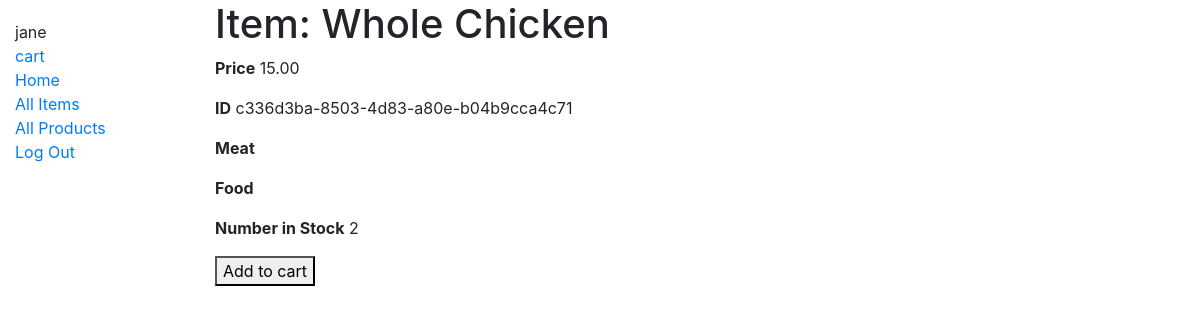
Page /custport/iteminstance/c336d3ba-8503-4d83-a80e-b04b9cca4c71 (signed in) on the committed database.
### custport/models.py (models this page shows, shortened)
class CustomUser(AbstractUser):
    pass
    username = models.CharField(max_length=200, unique=True)
    first_name = models.CharField(max_length=200)
    last_name = models.CharField(max_length=200)
    address_text = models.CharField(max_length=200)
    bill_address = models.CharField(max_length=200)
    email = models.EmailField(max_length=200)
    CC_info = models.CharField(max_length=200, blank=True)
    save_CC = models.BooleanField(default=False)
    USERNAME_FIELD = 'username'
    EMAIL_FIELD = 'email'
    REQUIRED_FIELDS = ['first_name', 'last_name', 'address_text', 'bill_address', 'save_CC']

class ItemInstance(models.Model):
    id = models.UUIDField(primary_key=True, default=uuid.uuid4, help_text='Unique ID for this Item')
    item = models.ForeignKey('Item', on_delete=models.SET_NULL, null=True)
    order = models.ForeignKey('Order', on_delete=models.SET_NULL, null=True, blank=True)
    cart = models.ForeignKey('Cart', on_delete=models.SET_NULL, null=True, blank=True)
    expirydate = models.DateField(null=True, blank=True)
    AVAILABILITY = (
    ('a','Available'),
    ('c', 'Cart'),
    ('o','Order'),
    )
    status = models.CharField(
        max_length=1,
        choices=AVAILABILITY,
        blank=True,
        default='a',
        help_text='Item availability',
    )

class Item(models.Model):
    name = models.CharField(max_length=200)
    product_type = models.ManyToManyField('Product', help_text='Select a Product Type')
    price = models.DecimalField(max_digits=10 ,decimal_places=2, default=0.00)
    picture = models.ImageField(upload_to='images/', default='images/default.png')

class Product(models.Model):
    name = models.CharField(max_length=200, help_text='Enter a Product Type (e.g. Fruit)')
    def __str__(self):
        return self.name

### custport/views.py (the view)
# urls.py: path('iteminstance/<str:pk>', views.ItemInstanceDetailView.as_view(), name='iteminstance-detail'),
class ItemInstanceDetailView(generic.DetailView):
    model = ItemInstance

### custport/templates/custport/iteminstance_detail.html (shortened to what this page needs)
{% extends "base_generic.html" %}
{% block content %}
  <h1>Item: {{ iteminstance.item.name }}</h1>
  <p><strong>Price</strong> {{ iteminstance.item.price }}</p>
  <p><strong>ID</strong> {{ iteminstance.id }}</p>
  {% for product_type in iteminstance.item.product_type.all %}
      <p><strong>{{ product_type }}</strong></p>
  {% endfor %}
  <p><strong>Number in Stock</strong> {{ iteminstance.item.iteminstance_set.all.count }}</p>
  <form action="{% url 'addToCart' iteminstance.id %}" method="post">
    <button type="submit" value="Add to cart">Add to cart</button>
  </form>
{% endblock %}

### custport/templates/base_generic.html (shortened to what this page needs)
<!DOCTYPE html>
<html lang="en">
<head>
  <link rel="stylesheet" href="https://stackpath.bootstrapcdn.com/bootstrap/4.1.3/css/bootstrap.min.css">
  {% load static %}
  <link rel="stylesheet" href="{% static 'css/styles.css' %}">
</head>
<body>
  <div class="container-fluid">
    <div class="row">
      <div class="col-sm-2">
      {% block sidebar %}
        <ul class="sidebar-nav">
		  {% if user.is_authenticated %}
		  <li>{{ user.username }}</li>
		  {% if user.cart %}
		  <li><a href="{% url 'cart' user.cart.id %}">cart</a></li>
		  {% endif %}
		  {% endif %}
          <li><a href="{% url 'index' %}">Home</a></li>
		  <li><a href="{% url 'items' %}">All Items</a></li>
          <li><a href="{% url 'products' %}">All Products</a></li>
		  {% if user.is_authenticated %}
		  <li><a href="{% url 'logout' %}">Log Out</a></li>
		  {% else %}
		  <li><a href="{% url 'login' %}">Log In</a> | <a href="{% url 'signup' %}">Sign Up</a></li>
		  {% endif %}
        </ul>
     {% endblock %}
      </div>
      <div class="col-sm-10 ">{% block content %}{% endblock %}
	  </div>
    </div>
  </div>
</body>
</html>

### custport/static/css/styles.css (style rules this page uses)
.sidebar-nav { margin-top: 20px; padding: 0; list-style: none; }

### rows in the picture
CustomUser: username "jane"
ItemInstance: item.name "Whole Chicken", item.price "15.00", id "c336d3ba-8503-4d83-a80e-b04b9cca4c71", item.iteminstance_set.all.count "2"
Product: name "Meat"
Product: name "Food"
